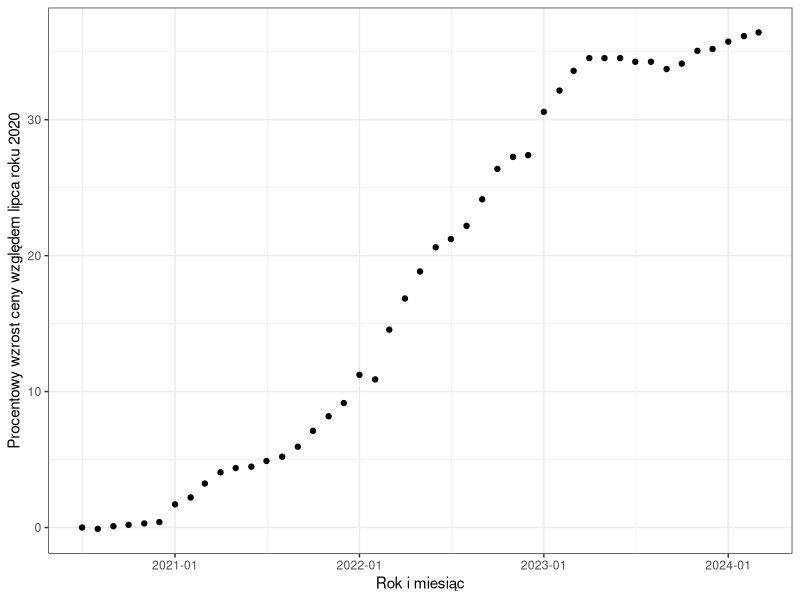
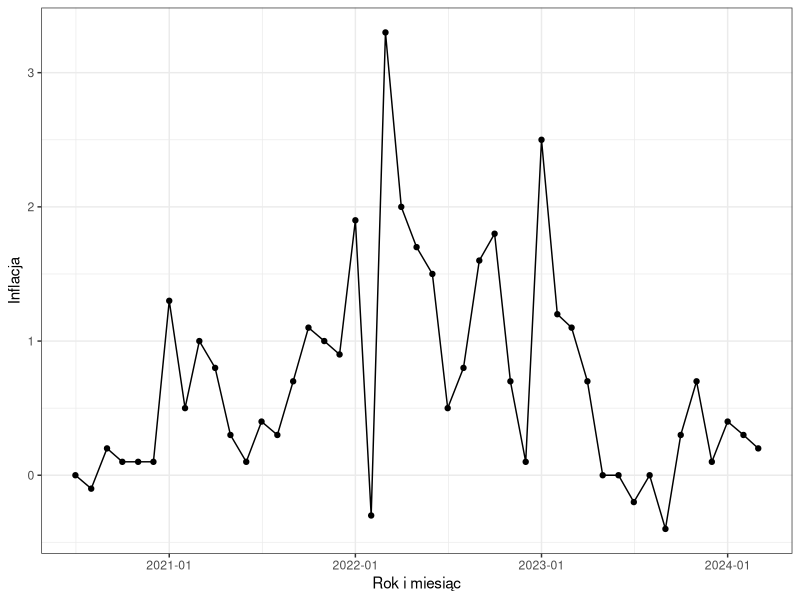
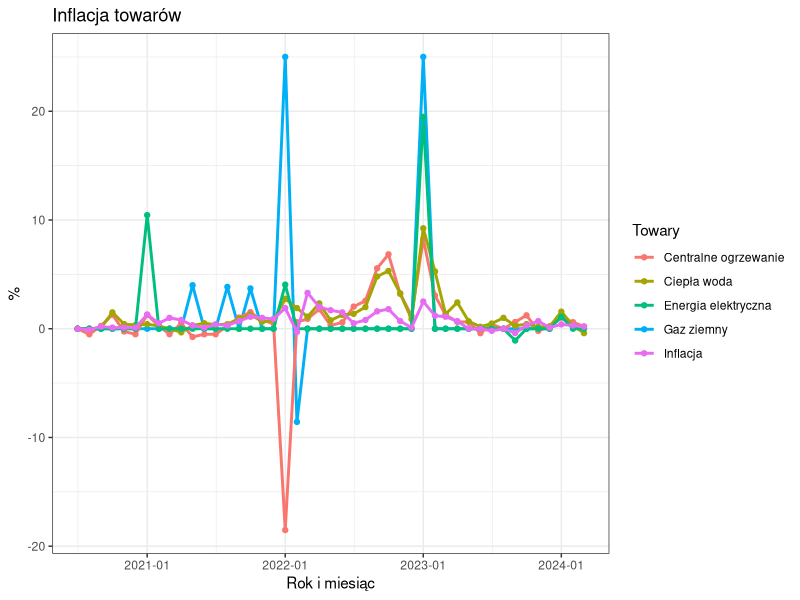
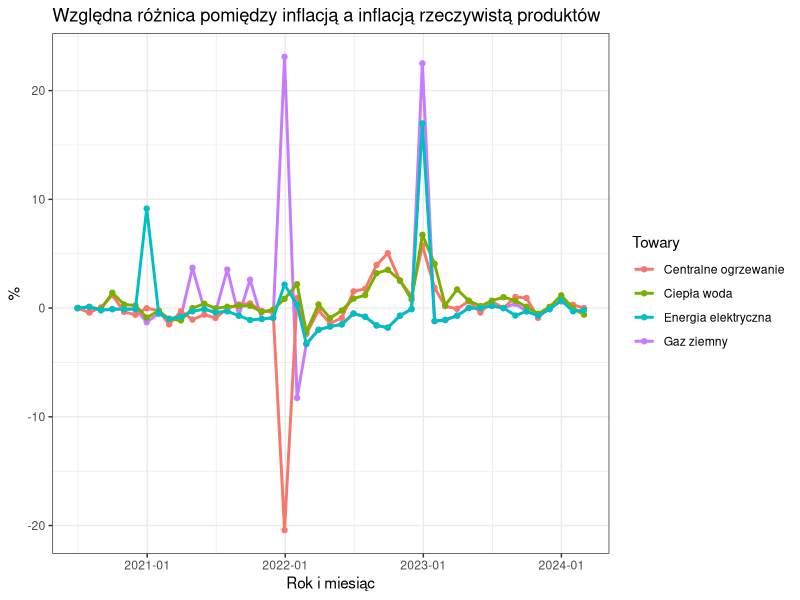
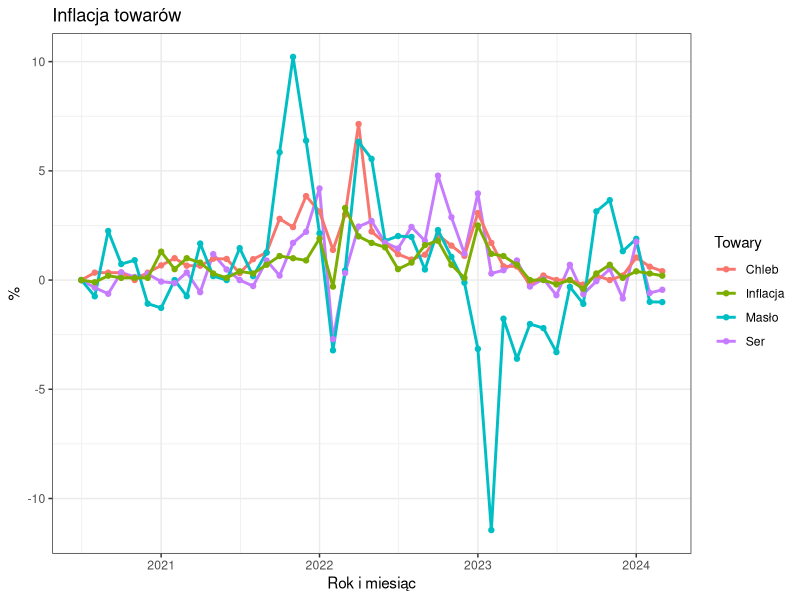
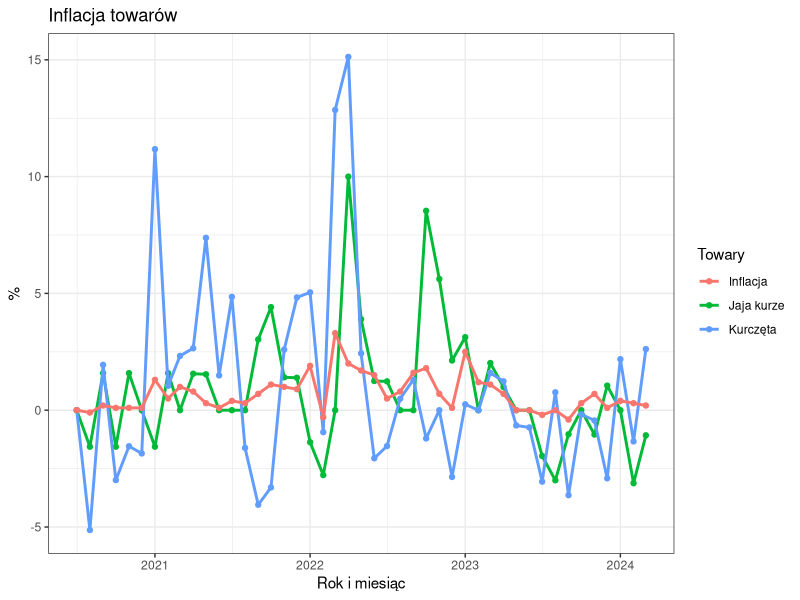
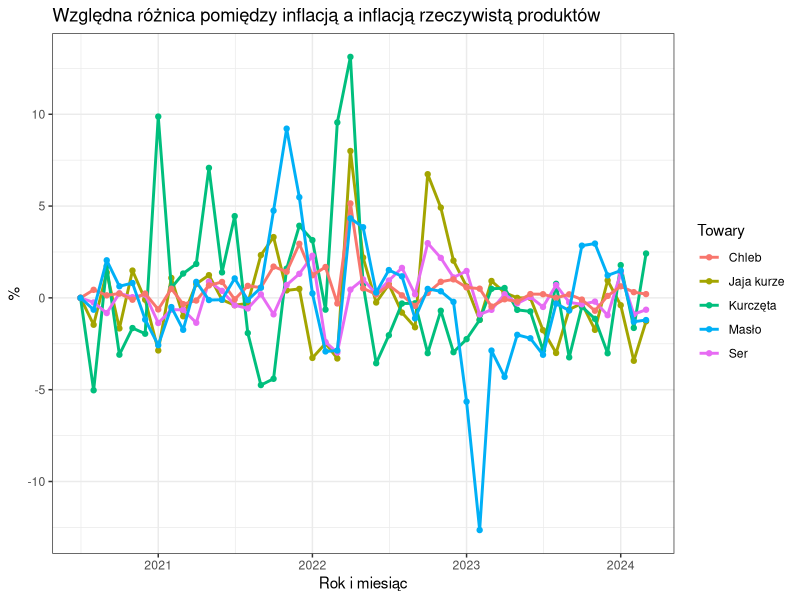
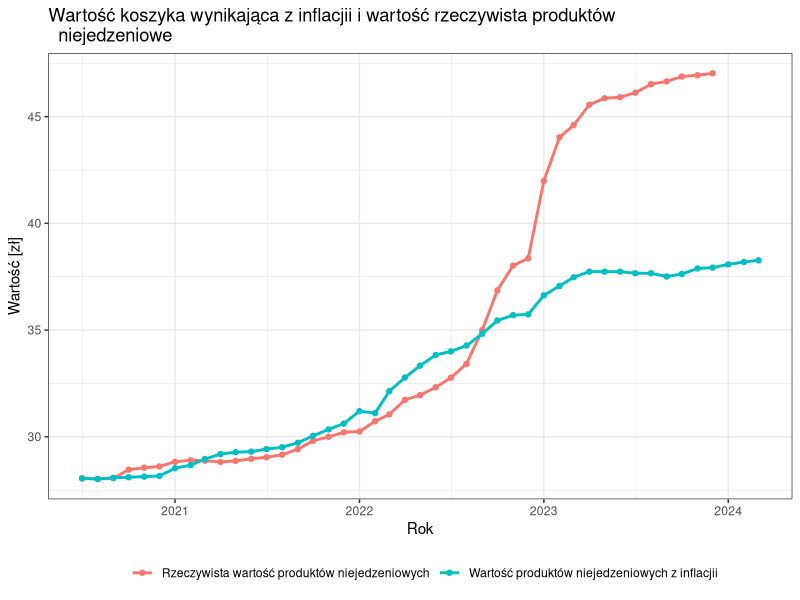

Generate these figures, in order, with R:
## ---- chunk 1
require(tidyverse)
theme_set(theme_bw())
## ---- chunk 2
infl_mies <- read_csv2("inflacja_mies.csv", locale=locale(encoding="latin1"),
 show_col_types = FALSE)
infl_mies <- infl_mies %>% filter(reprezentacja == "Poprzedni miesiac = 100")
infl_mies <- infl_mies %>% select(Rok, Miesiac,Wartosc)
infl_mies <- infl_mies %>%
  mutate(date = as.Date(sprintf("%04d-%02d-01", Rok, Miesiac)))
infl_mies <- infl_mies %>% filter(date < as.Date("2024-04-01"),
 date >= as.Date("2020-07-01"))
infl_mies <- infl_mies %>% arrange(date)

abs_value <- numeric(length(infl_mies$Wartosc))
foldable_value <- numeric(length(infl_mies$Wartosc))
inflation_col <- numeric(length(infl_mies$Wartosc))

foldable_value[1] =  100
abs_value[1] =  0
inflation_col[1] = 0

foldable_value[2] =  infl_mies$Wartosc[2]
abs_value[2] =  foldable_value[2] - 100
inflation_col[2] = infl_mies$Wartosc[2] - 100.0

for (i in 3:length(infl_mies$Wartosc)){
    foldable_value[i] <- foldable_value[i-1]/100.0 * infl_mies$Wartosc[i]
    abs_value[i] <-  foldable_value[i] - 100.0
    inflation_col[i] <- infl_mies$Wartosc[i] - 100.0
}

infl_mies$foldable_value = foldable_value
infl_mies$norm = abs_value
infl_mies$inflation = inflation_col

ggplot(data = infl_mies, aes(x=date, y =norm)) + geom_point() + 
scale_x_date(date_labels = "%Y-%m") +
 labs(x = "Rok i miesiąc", y = "Procentowy wzrost ceny względem lipca roku 2020") 
 
 ggsave("norm_inf-1.png")

## ---- chunk 3
ggplot(data = infl_mies, aes(x=date, y = inflation)) + geom_line() + geom_point() +
scale_x_date(date_labels = "%Y-%m") +
labs(x = "Rok i miesiąc", y = "Inflacja") 

ggsave("inf-1.png")
## ---- chunk 4
products <- read_csv2("produkty.csv", locale=locale(encoding="latin1"),
  show_col_types = FALSE)
products <- products %>% select(id_pozycja_3, wartosc, opis_okres, id_pozycja_2)
products <- products %>% mutate(year_month = as.Date(paste(substr(opis_okres, 1, 4),
substr(opis_okres, 7, 8), "01",sep = "-")))
energy <- products %>% filter(id_pozycja_3 == 5946305)
energy <- energy %>% arrange(year_month)
water <- products %>% filter(id_pozycja_3 == 5946307)
water <- water %>% arrange(year_month)
heat <- products %>% filter(id_pozycja_3 == 5946309)
heat <- heat %>% arrange(year_month)
gaz <- products %>% filter(id_pozycja_3 == 7174400)
gaz <- gaz %>% arrange(year_month)
bread <- products %>% filter(id_pozycja_2 == 5967449)
bread <- bread %>% arrange(year_month)
chicken <- products %>% filter(id_pozycja_2 == 5967456)
chicken <- chicken %>% arrange(year_month)
butter <- products %>% filter(id_pozycja_2 == 5967467)
butter <- butter %>% arrange(year_month)
eggs <- products %>% filter(id_pozycja_2 == 5967465)
eggs <- eggs %>% arrange(year_month)
cheese <- products %>% filter(id_pozycja_2 == 5967464)
cheese <- cheese %>% arrange(year_month)
## ---- chunk 5
calc_infl <- function(x) {
  infl <- numeric(length(x))
  infl[1] = 0
  for(i in 2:length(x)){
    infl[i] = x[i] * 100.0/x[i-1] - 100 
    
  }
  infl
}

normalise <- function(x) {
  normalised <- numeric(length(x))
  normalised[1] = 0
  for(i in 2:length(x)){
    normalised[i] = x[i] * 100.0/x[1] - 100
  }
  normalised
}


## ---- chunk 6
gaz$norm = normalise(gaz$wartosc)
gaz$inflation =  calc_infl(gaz$wartosc)
heat$norm = normalise(heat$wartosc)
heat$inflation = calc_infl(heat$wartosc)
water$norm = normalise(water$wartosc)
water$inflation = calc_infl(water$wartosc)
energy$norm = normalise(energy$wartosc)
energy$inflation = calc_infl(energy$wartosc)
bread$inflation = calc_infl(bread$wartosc)
bread$norm = normalise(bread$wartosc)
eggs$inflation = calc_infl(eggs$wartosc)
eggs$norm = normalise(eggs$wartosc)
chicken$inflation = calc_infl(chicken$wartosc)
chicken$norm = normalise(chicken$wartosc)
butter$inflation = calc_infl(butter$wartosc)
butter$norm = normalise(butter$wartosc)
cheese$inflation = calc_infl(cheese$wartosc)
cheese$norm = calc_infl(cheese$wartosc)

plot_data <- tibble(date = infl_mies$date, gaz_norm = gaz$inflation,
  heat_norm = heat$inflation, water_norm = water$inflation,
  energy_norm = energy$inflation, infl_norm = infl_mies$inflation )

plot <- ggplot(plot_data, aes(date)) + 
  geom_line(aes(y = gaz_norm, color = "Gaz ziemny"),
   size = 1) +  
  geom_point(aes(y = gaz_norm, color = "Gaz ziemny")) +
  geom_line(aes(y = heat_norm, color = "Centralne ogrzewanie"), size = 1) +  
  geom_point(aes(y = heat_norm, color = "Centralne ogrzewanie")) +
  geom_line(aes(y = water_norm, color = "Ciepła woda"), size = 1) +  
  geom_point(aes(y = water_norm, color = "Ciepła woda")) +
  geom_line(aes(y = energy_norm, color = "Energia elektryczna"), size = 1) +  
  geom_point(aes(y = energy_norm, color = "Energia elektryczna")) +
  geom_line(aes(y = infl_norm, color = "Inflacja"), size = 1) +  
  geom_point(aes(y = infl_norm, color = "Inflacja")) +
  labs(x = "Rok i miesiąc", y = "%", color = "Towary") +  
  ggtitle("Inflacja towarów") + 
  scale_x_date(date_labels = "%Y-%m")
  
plot
ggsave("inflacja_towary_niejedzeniowe.png")
## ---- chunk 7
plot_data <- tibble(date = infl_mies$date - infl_mies$inflation, gaz_norm = gaz$inflation - infl_mies$inflation,
  heat_norm = heat$inflation - infl_mies$inflation, water_norm = water$inflation - infl_mies$inflation,
  energy_norm = energy$inflation - infl_mies$inflation)

plot <- ggplot(plot_data, aes(date)) + 
  geom_line(aes(y = gaz_norm, color = "Gaz ziemny"),
   size = 1) +  
  geom_point(aes(y = gaz_norm, color = "Gaz ziemny")) +
  geom_line(aes(y = heat_norm, color = "Centralne ogrzewanie"), size = 1) + 
  geom_point(aes(y = heat_norm, color = "Centralne ogrzewanie")) + 
  geom_line(aes(y = water_norm, color = "Ciepła woda"), size = 1) +  
  geom_point(aes(y = water_norm, color = "Ciepła woda")) +
  geom_line(aes(y = energy_norm, color = "Energia elektryczna"), size = 1) +  
  geom_point(aes(y = energy_norm, color = "Energia elektryczna"))  +
  labs(x = "Rok i miesiąc", y = "%", color = "Towary") +  
  ggtitle("Względna różnica pomiędzy inflacją a inflacją rzeczywistą produktów") + 
  
  scale_x_date(date_labels = "%Y-%m")
  
plot
ggsave("r_wzgl_towary_nie_jedz.png")
## ---- chunk 8
plot_data <- tibble(date = infl_mies$date, chicken_i = chicken$inflation,
  butter_i = butter$inflation, cheese_i = cheese$inflation,
  eggs_i = eggs$inflation, bread_i = bread$inflation, infl_i = infl_mies$inflation)

plot <- ggplot(plot_data, aes(date)) + 
  geom_line(aes(y = cheese_i, color = "Ser "),
   size = 1) +
  geom_line(aes(y = bread_i, color = "Chleb"), size = 1) + 
  geom_point(aes(y = bread_i, color = "Chleb")) +
  geom_line(aes(y = butter_i, color = "Masło"), size = 1) +  
  geom_point(aes(y = butter_i, color = "Masło")) + 
  geom_point(aes(y = cheese_i, color = "Ser ")) +
  geom_line(aes(y = infl_i, color = "Inflacja"), size = 1) +  
  geom_point(aes(y = infl_i, color = "Inflacja")) +
  labs(x = "Rok i miesiąc", y = "%", color = "Towary") +  
  ggtitle("Inflacja towarów") 
  
plot
ggsave("infl_towary_jedze1.png")
## ---- chunk 9
plot_data <- tibble(date = infl_mies$date, chicken_i = chicken$inflation,
  butter_i = butter$inflation, cheese_i = cheese$inflation,
  eggs_i = eggs$inflation, bread_i = bread$inflation, infl_i = infl_mies$inflation)

plot <- ggplot(plot_data, aes(date)) + 
  geom_line(aes(y = eggs_i, color = "Jaja kurze"), size = 1) +  
  geom_point(aes(y = eggs_i, color = "Jaja kurze")) +
  geom_line(aes(y = chicken_i, color = "Kurczęta"), size = 1) +
  geom_point(aes(y = chicken_i, color = "Kurczęta")) +
  geom_line(aes(y = infl_i, color = "Inflacja"), size = 1) +  
  geom_point(aes(y = infl_i, color = "Inflacja")) +
  labs(x = "Rok i miesiąc", y = "%", color = "Towary") +  
  ggtitle("Inflacja towarów") 
  
plot
ggsave("infl_towary_jedze2.png")
## ---- chunk 10
plot_data <- tibble(date = infl_mies$date, chicken_i = chicken$inflation - infl_mies$inflation,
  butter_i = butter$inflation - infl_mies$inflation, cheese_i = cheese$inflation - infl_mies$inflation,
  eggs_i = eggs$inflation - infl_mies$inflation, bread_i = bread$inflation - infl_mies$inflation)

plot <- ggplot(plot_data, aes(date)) + 
   geom_line(aes(y = eggs_i, color = "Jaja kurze"), size = 1) +  
  geom_point(aes(y = eggs_i, color = "Jaja kurze")) +
  geom_line(aes(y = chicken_i, color = "Kurczęta"), size = 1) +
  geom_point(aes(y = chicken_i, color = "Kurczęta")) +
  geom_line(aes(y = cheese_i, color = "Ser "),
   size = 1) +
  geom_point(aes(y = cheese_i, color = "Ser ")) +
  geom_line(aes(y = bread_i, color = "Chleb"), size = 1) + 
  geom_point(aes(y = bread_i, color = "Chleb")) +
  geom_line(aes(y = butter_i, color = "Masło"), size = 1) +  
  geom_point(aes(y = butter_i, color = "Masło")) + 
  labs(x = "Rok i miesiąc", y = "%", color = "Towary") + 
  ggtitle("Względna różnica pomiędzy inflacją a inflacją rzeczywistą produktów") 
  
plot
ggsave("r_wzgl_towary_jedz.png")
## ---- chunk 11
trolley = gaz$wartosc + heat$wartosc + water$wartosc + energy$wartosc
infl_trolley<- numeric(length(infl_mies$inflation))
infl_trolley[1] = trolley[1]
 for(i in 2:length(infl_mies$inflation)){
    infl_trolley[i] = infl_trolley[i-1] + infl_trolley[i-1] * infl_mies$inflation[i]/100.0
  }

plot_data <- tibble(date = infl_mies$date, tr = trolley, infl_tr = infl_trolley)
plot <- ggplot(plot_data, aes(date)) + 
  geom_line(aes(y = tr, color = "Rzeczywista wartość produktów niejedzeniowych"), size = 1) +  
  geom_point(aes(y = tr, color = "Rzeczywista wartość produktów niejedzeniowych")) +
  geom_line(aes(y = infl_tr, color = "Wartość produktów niejedzeniowych z inflacjii"), size = 1) +  
  geom_point(aes(y = infl_tr, color = "Wartość produktów niejedzeniowych z inflacjii")) +
  labs(x = "Rok", y = "Wartość [zł]", color = "") +  
  ggtitle("Wartość koszyka wynikająca z inflacjii i wartość rzeczywista produktów 
  niejedzeniowe") + 
  theme(legend.position = "bottom") 
plot
ggsave("koszyki_pr_niejedz.png")
## ---- chunk 12
trolley = bread$wartosc + eggs$wartosc + chicken$wartosc + butter$wartosc + cheese$wartosc
infl_trolley<- numeric(length(infl_mies$inflation))
infl_trolley[1] = trolley[1]
 for(i in 2:length(infl_mies$inflation)){
    infl_trolley[i] = infl_trolley[i-1] + infl_trolley[i-1] * infl_mies$inflation[i]/100.0
  }

plot_data <- tibble(date = infl_mies$date, tr = trolley, infl_tr = infl_trolley)
plot <- ggplot(plot_data, aes(date)) + 
  geom_line(aes(y = tr, color = "Rzeczywista wartość produktów jedzeniowych"), size = 1) +  
  geom_point(aes(y = tr, color = "Rzeczywista wartość produktów jedzeniowych")) +
  geom_line(aes(y = infl_tr, color = "Wartość produktów jedzeniowych z inflacjii"), size = 1) +  
  geom_point(aes(y = infl_tr, color = "Wartość produktów jedzeniowych z inflacjii")) +
  labs(x = "Rok", y = "Wartość [zł]", color = "") +  
  ggtitle("Wartość koszyka wynikająca z inflacjii i wartość rzeczywista produkty
  jedzeniowe") + 
  theme(legend.position = "bottom") 
plot
ggsave("koszyki_pr_jedz.png")
## ---- chunk 13
plot_data <- tibble(date = infl_mies$date, chicken_i = chicken$norm,
  butter_i = butter$norm, cheese_i = cheese$norm,
  eggs_i = eggs$norm, bread_i = bread$norm, infl_i = infl_mies$norm)

plot <- ggplot(plot_data, aes(date)) + 
  geom_line(aes(y = cheese_i, color = "Ser "),
   size = 1) +  
  geom_line(aes(y = bread_i, color = "Chleb"), size = 1) +  
  geom_line(aes(y = eggs_i, color = "Jaja kurze"), size = 1) +  
  geom_line(aes(y = butter_i, color = "Masło"), size = 1) +  
  geom_line(aes(y = chicken_i, color = "Kurczęta patroszone"), size = 1) +
  geom_line(aes(y = infl_i, color = "Inflacja"), size = 1) +  
  labs(x = "Rok i miesiąc", y = "", color = "Towary") +  
  ggtitle("Zmiany cen") 

plot

ggsave("norm_zm_jedz.png")
## ---- chunk 14
plot_data <- tibble(date = infl_mies$date, gaz_norm = gaz$norm,
  heat_norm = heat$norm, water_norm = water$norm,
  energy_norm = energy$norm, infl_norm = infl_mies$norm )

plot <- ggplot(plot_data, aes(date)) + 
  geom_line(aes(y = gaz_norm, color = "Gaz ziemny wysokometanowy z sieci "),
   size = 1) +  
  geom_line(aes(y = heat_norm, color = "Centralne ogrzewanie"), size = 1) +  
  geom_line(aes(y = water_norm, color = "Ciepła woda"), size = 1) +  
  geom_line(aes(y = energy_norm, color = "Energia elektryczna"), size = 1) +  
  geom_line(aes(y = infl_norm, color = "Inflacja"), size = 1) +  
  labs(x = "Rok i miesiąc", y = "", color = "Towary") +  
  ggtitle("Zmiany cen") + 
  theme(
    legend.position = c(.40, .95),
    legend.justification = c("right", "top"),
    legend.box.just = "right",
    legend.margin = margin(1, 1, 1, 1)
    ) +
  scale_x_date(date_labels = "%Y-%m")
  
plot

ggsave("norm_zm_niejedz.png")
## ---- chunk 15
infl = read_csv2("inflacja.csv", locale=locale(encoding="latin1"),
  show_col_types = FALSE)
infl = infl %>% select(Rok, Wartosc)
infl = infl %>% arrange(Rok)

infl %>% mutate(inflation = infl$Wartosc - 100)
modif_inflation <- tibble(rok = infl$Rok, wartosc=infl$Wartosc) 

modif_inflation  <- modif_inflation  %>% filter(rok >= 1999, rok <= 2022)


abs_value <- numeric(length(modif_inflation$wartosc))
foldable_value <- numeric(length(modif_inflation$wartosc))

foldable_value[1] =  100
abs_value[1] =  0

foldable_value[2] =  modif_inflation$wartosc[2]
abs_value[2] =  foldable_value[2] - 100

for (i in 3:length(modif_inflation$wartosc)){
    foldable_value[i] <- foldable_value[i-1]/100.0 * modif_inflation$wartosc[i]
    abs_value[i] <-  foldable_value[i] - 100.0
}

modif_inflation$foldable_value = foldable_value
modif_inflation$norm = abs_value
modif_inflation$inflation = modif_inflation$wartosc - 100

ggplot(data = modif_inflation , aes(x=rok, y = norm)) + geom_point() + 
  labs(x = "Rok", y = "Inflacja") +
  ggtitle("Znormalizowany wzrost ceny na podstawie inflacji lata 2000-2022")

 ggsave("norm_inf-2.png")


## ---- chunk 16
ggplot(data = modif_inflation , aes(x=rok, y = inflation)) + geom_line() + geom_point()
  labs(x = "Rok", y = "Inflacja [%]")

 ggsave("inf-2.png")

## ---- chunk 17
brp = read_csv2("brp.csv", , show_col_types = FALSE)
bp = brp %>% select(id_pozycja_2, id_daty, wartosc, id_przekroj)
bp = brp %>% filter(id_pozycja_2 == 660892)
bp = bp %>% arrange(id_daty)
prod = brp %>% filter(id_przekroj == 16)
prod = prod %>% arrange(id_daty)
bp = bp %>% mutate(wart_calk = prod$wartosc * wartosc)
gov = brp %>% filter(id_pozycja_2 == 546159)
gov = gov %>% arrange(id_daty)
gov = gov %>% mutate(wart_calk = prod$wartosc * wartosc)
bes = brp %>% filter(id_pozycja_2 == 546157)
bes = bes %>% arrange(id_daty)
bes = bes %>% mutate(wart_calk = prod$wartosc * wartosc)
hes = brp %>% filter(id_pozycja_2 == 546167)
hes = hes %>% arrange(id_daty)
hes = hes %>% mutate(wart_calk = prod$wartosc * wartosc)
ggplot(data = bp, aes(x=id_daty, y = wart_calk)) + geom_point() + geom_line() +
labs(x = "Rok", y = "Wartość [mln zł]") +
  ggtitle("Wykres nakładu na badania i rozwój w poszczególnych latach")
## ---- chunk 18
bp$norm = normalise(bp$wart_calk)
bp$inflation = calc_infl(bp$wart_calk)

plot_data <- tibble(date = modif_inflation$rok, infl_norm = modif_inflation$inflation, b_norm = bp$inflation)
plot <- ggplot(plot_data, aes(date)) + 
  geom_line(aes(y = b_norm, color = "Badania i rozwój"), size = 1) +  
  geom_point(aes(y = b_norm, color = "Badania i rozwój")) +
  geom_line(aes(y = infl_norm, color = "Inflacja"), size = 1) +  
  geom_point(aes(y = infl_norm, color = "Inflacja")) +
  labs(x = "Rok", y = "%", color = "") +  
  ggtitle("Inflacja nakładów na badania i rozwój oraz inflacja") + 
  theme(legend.position = "bottom")
plot
ggsave("badania_rozw_infl.png")
## ---- chunk 19
plot_data <- tibble(date = hes$id_daty, hes = hes$wart_calk, gov = gov$wart_calk, bes = bes$wart_calk, og = bp$wart_calk)
plot <- ggplot(plot_data, aes(date)) + 
  geom_line(aes(y = hes, color = "Hes"), size = 1) +  
  geom_point(aes(y = hes, color = "Hes")) +
  geom_line(aes(y = bes, color = "Bes"), size = 1) +  
  geom_point(aes(y = bes, color = "Bes")) +
  geom_line(aes(y = gov, color = "GOV"), size = 1) +
  geom_point(aes(y = gov, color = "GOV")) +
  geom_line(aes(y = og, color = "Całkowita"), size = 1) +  
  geom_point(aes(y = og, color = "Całkowita")) +
  labs(x = "Rok", y = "Wartość [mln zł]", color = "") +  
  ggtitle("Nakłady na poszczególne sektory") + 
  theme(legend.position = "bottom") 
plot
ggsave("bR_sektory.png")
## ---- chunk 20
plot_data <- tibble(date = modif_inflation$rok, infl_norm = modif_inflation$norm, b_norm = bp$norm)
plot <- ggplot(plot_data, aes(date)) + 
  geom_line(aes(y = b_norm, color = "Badania i rozwój"), size = 1) +  
  geom_point(aes(y = b_norm, color = "Badania i rozwój")) +
  geom_line(aes(y = infl_norm, color = "Inflacja"), size = 1) +  
  geom_point(aes(y = infl_norm, color = "Inflacja"))+
  labs(x = "Rok", y = "%", color = "") +  
  ggtitle("Nakłady na badania i rozwój oraz inflacja") + 
  theme(legend.position = "bottom")
plot
## ---- chunk 21

infl_trolley<- numeric(length(modif_inflation$inflation))
infl_trolley[1] = bp$wart_calk[1]
 for(i in 2:length(modif_inflation$inflation)){
    infl_trolley[i] = infl_trolley[i-1] + infl_trolley[i-1] * modif_inflation$inflation[i]/100.0
  }

plot_data <- tibble(date = modif_inflation$rok, tr = bp$wart_calk, infl_tr = infl_trolley)
plot <- ggplot(plot_data, aes(date)) + 
  geom_line(aes(y = tr, color = "Rzeczywista wartość przeznaczona na B+R"), size = 1) +  
  geom_point(aes(y = tr, color = "Rzeczywista wartość przeznaczona na B+R")) +
  geom_line(aes(y = infl_tr, color = "Wartość B+R z inflacjii"), size = 1) +  
  geom_point(aes(y = infl_tr, color = "Wartość B+R z inflacjii")) +
  labs(x = "Rok", y = "Wartość [mln zł]", color = "") +  
  ggtitle("Nakłady na badania i rozwój oraz inflacja") + 
  theme(legend.position = "bottom") 
plot
ggsave("br_i_infl.png")
## ---- chunk 22
infl_mies_3 <- read_csv2("inflacja_mies.csv", locale=locale(encoding="latin1"),
 show_col_types = FALSE)
infl_mies_3 <- infl_mies_3 %>% filter(reprezentacja == "Poprzedni miesiac = 100")
infl_mies_3 <- infl_mies_3 %>% select(Rok, Miesiac,Wartosc)
infl_mies_3 <- infl_mies_3 %>%
  mutate(date = as.Date(sprintf("%04d-%02d-01", Rok, Miesiac)))
infl_mies_3 <- infl_mies_3 %>% filter(date <= as.Date("2023-12-01"),
 date >= as.Date("2020-01-01"))
infl_mies_3 <- infl_mies_3 %>% arrange(date)
infl_mies_3$opis_okres <- paste0(infl_mies_3$Rok, " Q", ceiling(infl_mies_3$Miesiac / 3))
infl_q <- data.frame(opis_okres = character(), wartosc = numeric())

for (q in unique(infl_mies_3$opis_okres)) {
 data_q <- infl_mies_3 %>% filter(opis_okres == q)
 value <- data_q$Wartosc[1] * data_q$Wartosc[2] * data_q$Wartosc[3] / 10000.0
 infl_q <- rbind(infl_q, data.frame(opis_okres = q, wartosc = value))
}

## ---- chunk 23
calculate_inflation <- function(data) {
  abs_value <- numeric(length(data$wartosc))
  foldable_value <- numeric(length(data$wartosc))
  inflation_col <- numeric(length(data$wartosc))

  foldable_value[1] <- data$wartosc[1]
  abs_value[1] <- foldable_value[1] - 100
  inflation_col[1] <- data$wartosc[1] - 100.0
  
  for (i in 2:length(data$wartosc)) {
    foldable_value[i] <- foldable_value[i-1] / 100.0 * data$wartosc[i]
    abs_value[i] <- foldable_value[i] - 100.0
    inflation_col[i] <- data$wartosc[i] - 100.0
  }
  
  data$foldable_value <- foldable_value
  data$norm <- abs_value
  data$inflation <- inflation_col
  
  return(data)
}
## ---- chunk 24
m = read_csv2("mieszkania.csv", locale=locale(encoding="latin1"), col_types = cols(wartosc = "n"), show_col_types = FALSE)

m_wt_ws = m %>% select(id_pozycja_2, opis_okres, wartosc, id_przekroj)
m_wt_ws = m_wt_ws %>% filter(id_przekroj == 484)
m_wt_ws = m_wt_ws %>% filter(id_pozycja_2 == 4801796)
m_wt_ws <- m_wt_ws %>% select(-id_przekroj, -id_pozycja_2)
m_wt_ws = m_wt_ws %>% arrange(opis_okres)

m_pie_ws = m %>% select(id_pozycja_2, opis_okres, wartosc, id_przekroj)
m_pie_ws = m_pie_ws %>% filter(id_przekroj == 484)
m_pie_ws = m_pie_ws %>% filter(id_pozycja_2 == 4801795)
m_pie_ws <- m_pie_ws %>% select(-id_przekroj, -id_pozycja_2)
m_pie_ws = m_pie_ws %>% arrange(opis_okres)

m_wt_med = m %>% select(id_pozycja_2, opis_okres, wartosc, id_przekroj)
m_wt_med = m_wt_med %>% filter(id_przekroj == 485)
m_wt_med = m_wt_med %>% filter(id_pozycja_2 == 4801796)
m_wt_med <- m_wt_med %>% select(-id_przekroj, -id_pozycja_2)
m_wt_med = m_wt_med %>% arrange(opis_okres)

m_pie_med = m %>% select(id_pozycja_2, opis_okres, wartosc, id_przekroj)
m_pie_med = m_pie_med %>% filter(id_przekroj == 485)
m_pie_med = m_pie_med %>% filter(id_pozycja_2 == 4801795)
m_pie_med <- m_pie_med %>% select(-id_przekroj, -id_pozycja_2)
m_pie_med = m_pie_med %>% arrange(opis_okres)

## ---- chunk 25

infl_q <- calculate_inflation(infl_q)
infl_q =  infl_q %>% arrange(opis_okres)
m_pie_ws <- calculate_inflation(m_pie_ws)
m_wt_ws <- calculate_inflation(m_wt_ws)

## ---- chunk 26

plot_data <- tibble(date = infl_q$opis_okres, infl_q_inf= infl_q$inflation, m_pie_ws_inf= m_pie_ws$inflation, m_wt_ws_inf= m_wt_ws$inflation)
plot <- ggplot(plot_data, aes(date)) + 
  geom_line(aes(y = infl_q_inf, color = "Inflacja cen towarów i usług", group = 1), size = 1) +  
  geom_point(aes(y = infl_q_inf, color = "Inflacja cen towarów i usług")) +
  geom_line(aes(y = m_pie_ws_inf, color = "Inflacja na rynku pierwotnym", group = 1), size = 1) +  
  geom_point(aes(y = m_pie_ws_inf, color = "Inflacja na rynku pierwotnym")) +
  geom_line(aes(y = m_wt_ws_inf, color = "Inflacja na rynku wtórnym", group = 1), size = 1) +  
  geom_point(aes(y = m_wt_ws_inf, color = "Inflacja na rynku wtórnym")) +
  labs(x = "Kwartał", y = "[%]", color = "") +  
  ggtitle("Inflacja w poszczególnych kwartałach") + 
  theme(legend.position = "bottom") +
  scale_x_discrete(breaks = unique(plot_data$date)[seq(1, length(unique(plot_data$date)), by = 2)])

plot
ggsave("3_inf.png")

## ---- chunk 27

plot_data <- tibble(date = infl_q$opis_okres, infl_q_inf= infl_q$norm, m_pie_ws_inf= m_pie_ws$norm, m_wt_ws_inf= m_wt_ws$norm)
plot <- ggplot(plot_data, aes(date)) + 
  geom_line(aes(y = infl_q_inf, color = "Inflacja cen towarów i usług", group = 1), size = 1) +  
  geom_point(aes(y = infl_q_inf, color = "Inflacja cen towarów i usług")) +
  geom_line(aes(y = m_pie_ws_inf, color = "Inflacja na rynku pierwotnym", group = 1), size = 1) +  
  geom_point(aes(y = m_pie_ws_inf, color = "Inflacja na rynku pierwotnym")) +
  geom_line(aes(y = m_wt_ws_inf, color = "Inflacja na rynku wtórnym", group = 1), size = 1) +  
  geom_point(aes(y = m_wt_ws_inf, color = "Inflacja na rynku wtórnym")) +
  labs(x = "Kwartał", y = "Procentowy wzrost cen", color = "") +  
  ggtitle("Inflacja w poszczególnych kwartałach") + 
  theme(legend.position = "bottom") +
  scale_x_discrete(breaks = unique(plot_data$date)[seq(1, length(unique(plot_data$date)), by = 2)])

plot
ggsave("3_inf_norm.png")

## ---- chunk 28
m_wt_med$norm = normalise(m_wt_med$wartosc)
m_wt_med$inflation =  calc_infl(m_wt_med$wartosc)
m_pie_med$norm = normalise(m_pie_med$wartosc)
m_pie_med$inflation = calc_infl(m_pie_med$wartosc)

## ---- chunk 29
plot_data <- tibble(date = infl_q$opis_okres, m_pie_med_wartosc= m_pie_med$wartosc, m_wt_med_wartosc= m_wt_med$wartosc)

plot <- ggplot(plot_data, aes(date)) + 
  geom_line(aes(y = m_pie_med_wartosc, color = "Rynek pierwotny", group = 1), size = 1) +  
  geom_point(aes(y = m_pie_med_wartosc, color = "Rynek pierwotny")) +
  geom_line(aes(y = m_wt_med_wartosc, color = "Rynek wtórny", group = 1), size = 1) +  
  geom_point(aes(y = m_wt_med_wartosc, color = "Rynek wtórny")) +
  labs(x = "Kwartał", y = "[zł / m ^ 2] ", color = "") +  
  ggtitle("Mediana cen lokali") + 
 
  scale_x_discrete(breaks = unique(plot_data$date)[seq(1, length(unique(plot_data$date)), by = 2)])

plot
ggsave("3_med.png")
## ---- chunk 30

plot_data <- tibble(date = infl_q$opis_okres, infl_q_norm= infl_q$norm, m_pie_med_norm= m_pie_med$norm, m_wt_med_norm= m_wt_med$norm)

plot <- ggplot(plot_data, aes(date)) + 
  geom_line(aes(y = infl_q_norm, color = "Inflacja cen towarów i usług", group = 1), size = 1) +  
  geom_point(aes(y = infl_q_norm, color = "Inflacja cen towarów i usług")) +
  geom_line(aes(y = m_pie_med_norm, color = "Inflacja na rynku pierwotnym", group = 1), size = 1) +  
  geom_point(aes(y = m_pie_med_norm, color = "Inflacja na rynku pierwotnym")) +
  geom_line(aes(y = m_wt_med_norm, color = "Inflacja na rynku wtórnym", group = 1), size = 1) +  
  geom_point(aes(y = m_wt_med_norm, color = "Inflacja na rynku wtórnym")) +
  labs(x = "Kwartał", y = "Procentowy wzrost cen", color = "") +  
  ggtitle("Inflacja w poszczególnych kwartałach") + 
 
  scale_x_discrete(breaks = unique(plot_data$date)[seq(1, length(unique(plot_data$date)), by = 2)])

plot
ggsave("3_inf_norm_med.png")
